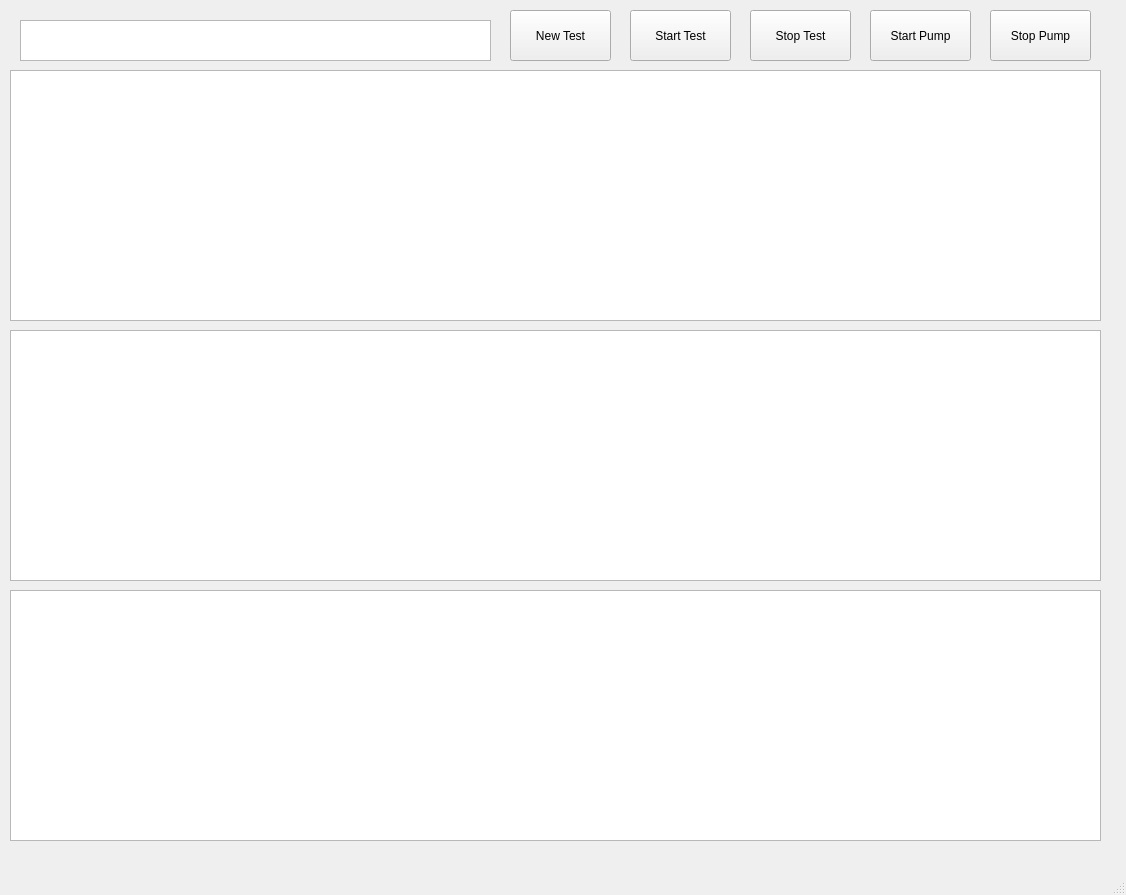
<?xml version="1.0" encoding="UTF-8"?>
<ui version="4.0">
 <class>TeledynePlotter</class>
 <widget class="QMainWindow" name="TeledynePlotter">
  <property name="geometry">
   <rect>
    <x>0</x>
    <y>0</y>
    <width>1126</width>
    <height>895</height>
   </rect>
  </property>
  <property name="windowTitle">
   <string>MainWindow</string>
  </property>
  <widget class="QWidget" name="centralwidget">
   <widget class="PlotWidget" name="pressure_graph">
    <property name="geometry">
     <rect>
      <x>10</x>
      <y>70</y>
      <width>1091</width>
      <height>251</height>
     </rect>
    </property>
   </widget>
   <widget class="QPushButton" name="startButton">
    <property name="geometry">
     <rect>
      <x>630</x>
      <y>10</y>
      <width>101</width>
      <height>51</height>
     </rect>
    </property>
    <property name="text">
     <string>Start Test</string>
    </property>
   </widget>
   <widget class="QPushButton" name="stopButton">
    <property name="geometry">
     <rect>
      <x>750</x>
      <y>10</y>
      <width>101</width>
      <height>51</height>
     </rect>
    </property>
    <property name="text">
     <string>Stop Test</string>
    </property>
   </widget>
   <widget class="QPlainTextEdit" name="plainTextEdit">
    <property name="geometry">
     <rect>
      <x>20</x>
      <y>20</y>
      <width>471</width>
      <height>41</height>
     </rect>
    </property>
    <property name="styleSheet">
     <string notr="true">font: 63 11pt &quot;Ubuntu&quot;;</string>
    </property>
   </widget>
   <widget class="QPushButton" name="newButton">
    <property name="geometry">
     <rect>
      <x>510</x>
      <y>10</y>
      <width>101</width>
      <height>51</height>
     </rect>
    </property>
    <property name="text">
     <string>New Test</string>
    </property>
   </widget>
   <widget class="QPushButton" name="StartPumpButton">
    <property name="geometry">
     <rect>
      <x>870</x>
      <y>10</y>
      <width>101</width>
      <height>51</height>
     </rect>
    </property>
    <property name="text">
     <string>Start Pump</string>
    </property>
   </widget>
   <widget class="QPushButton" name="StopPumpButton">
    <property name="geometry">
     <rect>
      <x>990</x>
      <y>10</y>
      <width>101</width>
      <height>51</height>
     </rect>
    </property>
    <property name="text">
     <string>Stop Pump</string>
    </property>
   </widget>
   <widget class="PlotWidget" name="force_graph">
    <property name="geometry">
     <rect>
      <x>10</x>
      <y>330</y>
      <width>1091</width>
      <height>251</height>
     </rect>
    </property>
   </widget>
   <widget class="PlotWidget" name="displacement_graph">
    <property name="geometry">
     <rect>
      <x>10</x>
      <y>590</y>
      <width>1091</width>
      <height>251</height>
     </rect>
    </property>
   </widget>
  </widget>
  <widget class="QMenuBar" name="menubar">
   <property name="geometry">
    <rect>
     <x>0</x>
     <y>0</y>
     <width>1126</width>
     <height>20</height>
    </rect>
   </property>
  </widget>
  <widget class="QStatusBar" name="statusbar"/>
 </widget>
 <customwidgets>
  <customwidget>
   <class>PlotWidget</class>
   <extends>QGraphicsView</extends>
   <header>pyqtgraph</header>
  </customwidget>
 </customwidgets>
 <resources/>
 <connections/>
</ui>
